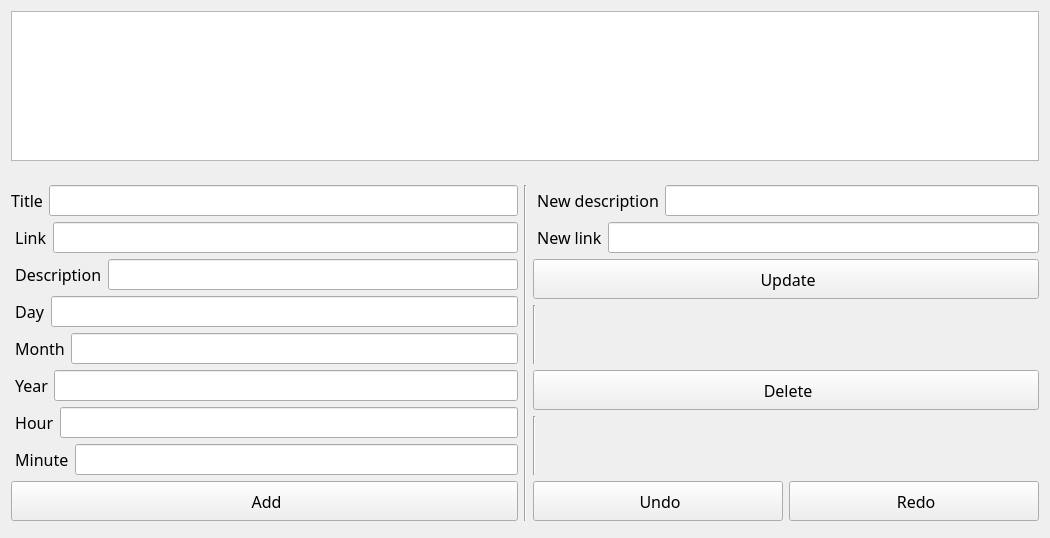
<?xml version="1.0" encoding="UTF-8"?>
<ui version="4.0">
 <class>Admin</class>
 <widget class="QWidget" name="Admin">
  <property name="geometry">
   <rect>
    <x>0</x>
    <y>0</y>
    <width>1050</width>
    <height>538</height>
   </rect>
  </property>
  <property name="sizePolicy">
   <sizepolicy hsizetype="Preferred" vsizetype="Preferred">
    <horstretch>0</horstretch>
    <verstretch>0</verstretch>
   </sizepolicy>
  </property>
  <property name="minimumSize">
   <size>
    <width>1050</width>
    <height>0</height>
   </size>
  </property>
  <property name="windowTitle">
   <string> Admin</string>
  </property>
  <layout class="QVBoxLayout" name="verticalLayout_4">
   <item>
    <widget class="QTableView" name="tableView">
     <property name="minimumSize">
      <size>
       <width>1000</width>
       <height>0</height>
      </size>
     </property>
     <property name="font">
      <font>
       <family> Nunito</family>
       <pointsize>12</pointsize>
      </font>
     </property>
    </widget>
   </item>
   <item>
    <widget class="Line" name="line_6">
     <property name="orientation">
      <enum>Qt::Vertical</enum>
     </property>
    </widget>
   </item>
   <item>
    <widget class="Line" name="line_5">
     <property name="orientation">
      <enum>Qt::Vertical</enum>
     </property>
    </widget>
   </item>
   <item>
    <widget class="Line" name="line_4">
     <property name="orientation">
      <enum>Qt::Vertical</enum>
     </property>
    </widget>
   </item>
   <item>
    <layout class="QHBoxLayout" name="horizontalLayout_12">
     <item>
      <layout class="QVBoxLayout" name="verticalLayout">
       <item>
        <layout class="QHBoxLayout" name="horizontalLayout">
         <item>
          <widget class="QLabel" name="label">
           <property name="font">
            <font>
             <family> Nunito</family>
             <pointsize>12</pointsize>
             <bold>false</bold>
            </font>
           </property>
           <property name="text">
            <string>&lt;html&gt;&lt;head/&gt;&lt;body&gt;&lt;p align=&quot;center&quot;&gt; Title&lt;/p&gt;&lt;/body&gt;&lt;/html&gt;</string>
           </property>
          </widget>
         </item>
         <item>
          <widget class="QLineEdit" name="addTitleLineEdit">
           <property name="minimumSize">
            <size>
             <width>0</width>
             <height>0</height>
            </size>
           </property>
           <property name="font">
            <font>
             <family> Nunito</family>
             <pointsize>12</pointsize>
            </font>
           </property>
          </widget>
         </item>
        </layout>
       </item>
       <item>
        <layout class="QHBoxLayout" name="horizontalLayout_3">
         <item>
          <widget class="QLabel" name="label_3">
           <property name="font">
            <font>
             <family> Nunito</family>
             <pointsize>12</pointsize>
             <bold>false</bold>
            </font>
           </property>
           <property name="text">
            <string> Link</string>
           </property>
          </widget>
         </item>
         <item>
          <widget class="QLineEdit" name="addLinkLineEdit">
           <property name="minimumSize">
            <size>
             <width>0</width>
             <height>0</height>
            </size>
           </property>
           <property name="font">
            <font>
             <family> Nunito</family>
             <pointsize>12</pointsize>
            </font>
           </property>
          </widget>
         </item>
        </layout>
       </item>
       <item>
        <layout class="QHBoxLayout" name="horizontalLayout_2">
         <item>
          <widget class="QLabel" name="label_2">
           <property name="font">
            <font>
             <family> Nunito</family>
             <pointsize>12</pointsize>
             <bold>false</bold>
            </font>
           </property>
           <property name="text">
            <string> Description</string>
           </property>
          </widget>
         </item>
         <item>
          <widget class="QLineEdit" name="addDescriptionLineEdit">
           <property name="minimumSize">
            <size>
             <width>0</width>
             <height>0</height>
            </size>
           </property>
           <property name="font">
            <font>
             <family> Nunito</family>
             <pointsize>12</pointsize>
            </font>
           </property>
          </widget>
         </item>
        </layout>
       </item>
       <item>
        <layout class="QHBoxLayout" name="horizontalLayout_5">
         <item>
          <widget class="QLabel" name="label_5">
           <property name="font">
            <font>
             <family> Nunito</family>
             <pointsize>12</pointsize>
             <bold>false</bold>
            </font>
           </property>
           <property name="text">
            <string> Day</string>
           </property>
          </widget>
         </item>
         <item>
          <widget class="QLineEdit" name="addDayLineEdit">
           <property name="minimumSize">
            <size>
             <width>0</width>
             <height>0</height>
            </size>
           </property>
           <property name="font">
            <font>
             <family> Nunito</family>
             <pointsize>12</pointsize>
            </font>
           </property>
           <property name="text">
            <string/>
           </property>
          </widget>
         </item>
        </layout>
       </item>
       <item>
        <layout class="QHBoxLayout" name="horizontalLayout_4">
         <item>
          <widget class="QLabel" name="label_4">
           <property name="font">
            <font>
             <family> Nunito</family>
             <pointsize>12</pointsize>
             <bold>false</bold>
            </font>
           </property>
           <property name="text">
            <string> Month</string>
           </property>
          </widget>
         </item>
         <item>
          <widget class="QLineEdit" name="addMonthLineEdit">
           <property name="minimumSize">
            <size>
             <width>0</width>
             <height>0</height>
            </size>
           </property>
           <property name="font">
            <font>
             <family> Nunito</family>
             <pointsize>12</pointsize>
            </font>
           </property>
           <property name="text">
            <string/>
           </property>
          </widget>
         </item>
        </layout>
       </item>
       <item>
        <layout class="QHBoxLayout" name="horizontalLayout_6">
         <item>
          <widget class="QLabel" name="label_6">
           <property name="font">
            <font>
             <family> Nunito</family>
             <pointsize>12</pointsize>
             <bold>false</bold>
            </font>
           </property>
           <property name="text">
            <string> Year</string>
           </property>
          </widget>
         </item>
         <item>
          <widget class="QLineEdit" name="addYearLineEdit">
           <property name="minimumSize">
            <size>
             <width>0</width>
             <height>0</height>
            </size>
           </property>
           <property name="font">
            <font>
             <family> Nunito</family>
             <pointsize>12</pointsize>
            </font>
           </property>
           <property name="text">
            <string/>
           </property>
          </widget>
         </item>
        </layout>
       </item>
       <item>
        <layout class="QHBoxLayout" name="horizontalLayout_8">
         <item>
          <widget class="QLabel" name="label_8">
           <property name="font">
            <font>
             <family> Nunito</family>
             <pointsize>12</pointsize>
             <bold>false</bold>
            </font>
           </property>
           <property name="text">
            <string> Hour</string>
           </property>
          </widget>
         </item>
         <item>
          <widget class="QLineEdit" name="addHourLineEdit">
           <property name="minimumSize">
            <size>
             <width>0</width>
             <height>0</height>
            </size>
           </property>
           <property name="font">
            <font>
             <family> Nunito</family>
             <pointsize>12</pointsize>
            </font>
           </property>
           <property name="text">
            <string/>
           </property>
          </widget>
         </item>
        </layout>
       </item>
       <item>
        <layout class="QHBoxLayout" name="horizontalLayout_7">
         <item>
          <widget class="QLabel" name="label_7">
           <property name="font">
            <font>
             <family> Nunito</family>
             <pointsize>12</pointsize>
             <bold>false</bold>
            </font>
           </property>
           <property name="text">
            <string> Minute</string>
           </property>
          </widget>
         </item>
         <item>
          <widget class="QLineEdit" name="addMinuteLineEdit">
           <property name="minimumSize">
            <size>
             <width>0</width>
             <height>0</height>
            </size>
           </property>
           <property name="font">
            <font>
             <family> Nunito</family>
             <pointsize>12</pointsize>
            </font>
           </property>
           <property name="text">
            <string/>
           </property>
          </widget>
         </item>
        </layout>
       </item>
       <item>
        <widget class="QPushButton" name="adminAddButton">
         <property name="minimumSize">
          <size>
           <width>0</width>
           <height>40</height>
          </size>
         </property>
         <property name="font">
          <font>
           <family> Nunito</family>
           <pointsize>12</pointsize>
           <bold>false</bold>
          </font>
         </property>
         <property name="text">
          <string> Add</string>
         </property>
        </widget>
       </item>
      </layout>
     </item>
     <item>
      <widget class="Line" name="line">
       <property name="orientation">
        <enum>Qt::Vertical</enum>
       </property>
      </widget>
     </item>
     <item>
      <layout class="QVBoxLayout" name="verticalLayout_3">
       <item>
        <layout class="QVBoxLayout" name="verticalLayout_2">
         <item>
          <layout class="QHBoxLayout" name="horizontalLayout_9">
           <item>
            <widget class="QLabel" name="label_9">
             <property name="font">
              <font>
               <family> Nunito</family>
               <pointsize>12</pointsize>
               <bold>false</bold>
              </font>
             </property>
             <property name="text">
              <string> New description</string>
             </property>
            </widget>
           </item>
           <item>
            <widget class="QLineEdit" name="updateDescriptionLineEdit">
             <property name="minimumSize">
              <size>
               <width>0</width>
               <height>0</height>
              </size>
             </property>
             <property name="font">
              <font>
               <family> Nunito</family>
               <pointsize>12</pointsize>
              </font>
             </property>
            </widget>
           </item>
          </layout>
         </item>
         <item>
          <layout class="QHBoxLayout" name="horizontalLayout_10">
           <item>
            <widget class="QLabel" name="label_10">
             <property name="font">
              <font>
               <family> Nunito</family>
               <pointsize>12</pointsize>
               <bold>false</bold>
              </font>
             </property>
             <property name="text">
              <string> New link</string>
             </property>
            </widget>
           </item>
           <item>
            <widget class="QLineEdit" name="updateLinkLineEdit">
             <property name="minimumSize">
              <size>
               <width>0</width>
               <height>0</height>
              </size>
             </property>
             <property name="font">
              <font>
               <family> Nunito</family>
               <pointsize>12</pointsize>
              </font>
             </property>
            </widget>
           </item>
          </layout>
         </item>
         <item>
          <widget class="QPushButton" name="adminUpdateButton">
           <property name="minimumSize">
            <size>
             <width>0</width>
             <height>40</height>
            </size>
           </property>
           <property name="font">
            <font>
             <family> Nunito</family>
             <pointsize>12</pointsize>
             <bold>false</bold>
            </font>
           </property>
           <property name="text">
            <string> Update</string>
           </property>
          </widget>
         </item>
        </layout>
       </item>
       <item>
        <widget class="Line" name="line_2">
         <property name="orientation">
          <enum>Qt::Vertical</enum>
         </property>
        </widget>
       </item>
       <item>
        <widget class="QPushButton" name="adminDeleteButton">
         <property name="minimumSize">
          <size>
           <width>0</width>
           <height>40</height>
          </size>
         </property>
         <property name="font">
          <font>
           <family> Nunito</family>
           <pointsize>12</pointsize>
           <bold>false</bold>
          </font>
         </property>
         <property name="text">
          <string> Delete</string>
         </property>
        </widget>
       </item>
       <item>
        <widget class="Line" name="line_3">
         <property name="orientation">
          <enum>Qt::Vertical</enum>
         </property>
        </widget>
       </item>
       <item>
        <layout class="QHBoxLayout" name="horizontalLayout_11">
         <item>
          <widget class="QPushButton" name="undoPushButton">
           <property name="minimumSize">
            <size>
             <width>0</width>
             <height>40</height>
            </size>
           </property>
           <property name="font">
            <font>
             <family> Nunito</family>
             <pointsize>12</pointsize>
             <bold>false</bold>
            </font>
           </property>
           <property name="text">
            <string> Undo</string>
           </property>
          </widget>
         </item>
         <item>
          <widget class="QPushButton" name="redoPushButton">
           <property name="minimumSize">
            <size>
             <width>0</width>
             <height>40</height>
            </size>
           </property>
           <property name="font">
            <font>
             <family> Nunito</family>
             <pointsize>12</pointsize>
             <bold>false</bold>
            </font>
           </property>
           <property name="text">
            <string> Redo</string>
           </property>
          </widget>
         </item>
        </layout>
       </item>
      </layout>
     </item>
    </layout>
   </item>
   <item>
    <widget class="Line" name="line_7">
     <property name="orientation">
      <enum>Qt::Vertical</enum>
     </property>
    </widget>
   </item>
  </layout>
 </widget>
 <layoutdefault spacing="6" margin="11"/>
 <resources/>
 <connections/>
</ui>
